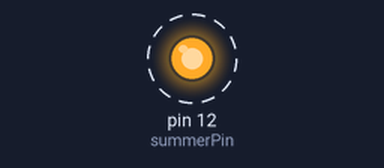
This sketch was run on a simulated Arduino Uno, built with avr-gcc and run on an emulated ATmega328P. Shown: output pins drawn as LEDs (lit = HIGH). Dashed ring = blinking.

Above: at 0.5 s.
Timing chart, 0 to 4.6 s (numbered marks = the images above):
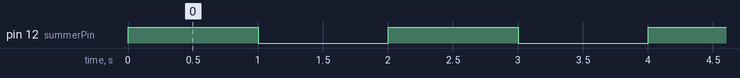

Measured:
- by itself, pin 12 (summerPin): alternates HIGH for 1.0 s and LOW for 1.0 s

The sketch:

AktiverSummer.ino
```cpp
// Summer an Pin 8
int summerPin = 12;


void setup() {
  pinMode(summerPin, OUTPUT);
}

void loop() {

  // 1 sek piepen
  digitalWrite(summerPin, HIGH);
  delay(1000);

  // 1 sek Pause
  digitalWrite(summerPin, LOW);
  delay(1000);
}
```
